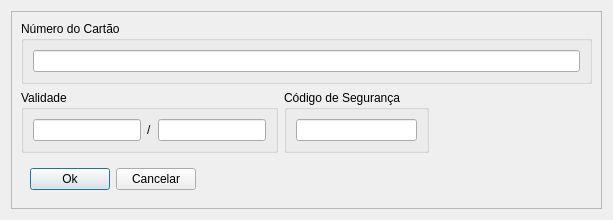
<?xml version="1.0" encoding="UTF-8"?>
<ui version="4.0">
 <class>CardInfo</class>
 <widget class="QDialog" name="CardInfo">
  <property name="geometry">
   <rect>
    <x>0</x>
    <y>0</y>
    <width>613</width>
    <height>197</height>
   </rect>
  </property>
  <property name="sizePolicy">
   <sizepolicy hsizetype="Preferred" vsizetype="Minimum">
    <horstretch>0</horstretch>
    <verstretch>0</verstretch>
   </sizepolicy>
  </property>
  <property name="windowTitle">
   <string>Dialog</string>
  </property>
  <layout class="QVBoxLayout" name="verticalLayout_5">
   <item>
    <widget class="QFrame" name="frame">
     <property name="sizePolicy">
      <sizepolicy hsizetype="Preferred" vsizetype="Minimum">
       <horstretch>0</horstretch>
       <verstretch>0</verstretch>
      </sizepolicy>
     </property>
     <property name="frameShape">
      <enum>QFrame::StyledPanel</enum>
     </property>
     <property name="frameShadow">
      <enum>QFrame::Raised</enum>
     </property>
     <layout class="QVBoxLayout" name="verticalLayout">
      <item>
       <widget class="QGroupBox" name="groupBox">
        <property name="sizePolicy">
         <sizepolicy hsizetype="Preferred" vsizetype="Expanding">
          <horstretch>0</horstretch>
          <verstretch>0</verstretch>
         </sizepolicy>
        </property>
        <property name="title">
         <string>Número do Cartão</string>
        </property>
        <layout class="QHBoxLayout" name="horizontalLayout_4">
         <item>
          <widget class="QLineEdit" name="lineEdit">
           <property name="sizePolicy">
            <sizepolicy hsizetype="Minimum" vsizetype="Fixed">
             <horstretch>0</horstretch>
             <verstretch>0</verstretch>
            </sizepolicy>
           </property>
          </widget>
         </item>
        </layout>
       </widget>
      </item>
      <item>
       <widget class="QWidget" name="widget_3" native="true">
        <layout class="QHBoxLayout" name="horizontalLayout_3">
         <property name="leftMargin">
          <number>0</number>
         </property>
         <property name="topMargin">
          <number>0</number>
         </property>
         <property name="rightMargin">
          <number>0</number>
         </property>
         <property name="bottomMargin">
          <number>0</number>
         </property>
         <item>
          <widget class="QGroupBox" name="groupBox_2">
           <property name="title">
            <string>Validade</string>
           </property>
           <layout class="QHBoxLayout" name="horizontalLayout">
            <property name="leftMargin">
             <number>9</number>
            </property>
            <property name="rightMargin">
             <number>9</number>
            </property>
            <item>
             <widget class="QLineEdit" name="lineEdit_2">
              <property name="sizePolicy">
               <sizepolicy hsizetype="Preferred" vsizetype="Fixed">
                <horstretch>0</horstretch>
                <verstretch>0</verstretch>
               </sizepolicy>
              </property>
             </widget>
            </item>
            <item>
             <widget class="QLabel" name="label">
              <property name="text">
               <string>/</string>
              </property>
             </widget>
            </item>
            <item>
             <widget class="QLineEdit" name="lineEdit_4">
              <property name="sizePolicy">
               <sizepolicy hsizetype="Preferred" vsizetype="Fixed">
                <horstretch>0</horstretch>
                <verstretch>0</verstretch>
               </sizepolicy>
              </property>
             </widget>
            </item>
           </layout>
          </widget>
         </item>
         <item>
          <widget class="QGroupBox" name="groupBox_3">
           <property name="sizePolicy">
            <sizepolicy hsizetype="Preferred" vsizetype="Expanding">
             <horstretch>0</horstretch>
             <verstretch>0</verstretch>
            </sizepolicy>
           </property>
           <property name="title">
            <string>Código de Segurança</string>
           </property>
           <layout class="QVBoxLayout" name="verticalLayout_4">
            <property name="rightMargin">
             <number>9</number>
            </property>
            <item>
             <widget class="QLineEdit" name="lineEdit_3">
              <property name="sizePolicy">
               <sizepolicy hsizetype="Preferred" vsizetype="Fixed">
                <horstretch>0</horstretch>
                <verstretch>0</verstretch>
               </sizepolicy>
              </property>
             </widget>
            </item>
           </layout>
          </widget>
         </item>
         <item>
          <spacer name="horizontalSpacer_2">
           <property name="orientation">
            <enum>Qt::Horizontal</enum>
           </property>
           <property name="sizeHint" stdset="0">
            <size>
             <width>40</width>
             <height>20</height>
            </size>
           </property>
          </spacer>
         </item>
        </layout>
       </widget>
      </item>
      <item>
       <widget class="QWidget" name="widget_2" native="true">
        <layout class="QHBoxLayout" name="horizontalLayout_2">
         <item>
          <widget class="QPushButton" name="pushButton_2">
           <property name="text">
            <string>Ok</string>
           </property>
          </widget>
         </item>
         <item>
          <widget class="QPushButton" name="pushButton">
           <property name="text">
            <string>Cancelar</string>
           </property>
          </widget>
         </item>
         <item>
          <spacer name="horizontalSpacer">
           <property name="orientation">
            <enum>Qt::Horizontal</enum>
           </property>
           <property name="sizeHint" stdset="0">
            <size>
             <width>40</width>
             <height>20</height>
            </size>
           </property>
          </spacer>
         </item>
        </layout>
       </widget>
      </item>
     </layout>
    </widget>
   </item>
  </layout>
 </widget>
 <resources/>
 <connections/>
</ui>
